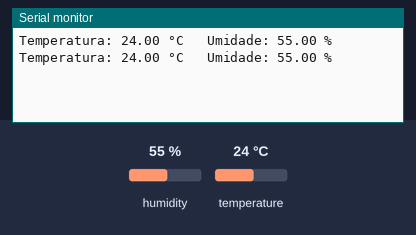
Simulated run of this sketch. Board: Arduino Uno, built with avr-gcc and run on an emulated ATmega328P. Shown: the last lines printed to the serial monitor. The inputs (shaded band) are chosen by the test bench; at power-on: humidity 55 %, temperature 24 °C.

Above: at 4.8 s.
4.9 s: humidity set to 22 %
At 6.6 s:
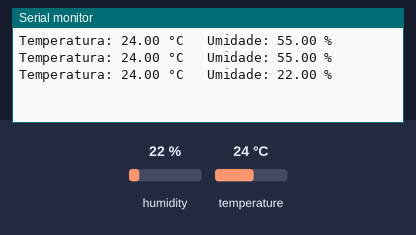
7.9 s: temperature set to 12 °C
At 9.0 s:
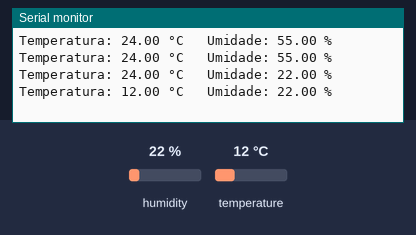
10.9 s: humidity set to 40 %
At 12.7 s:
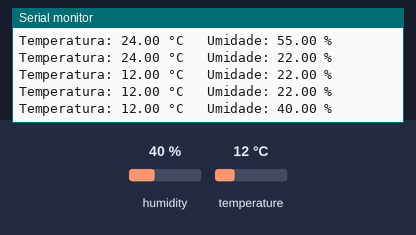
Timing chart, 0 to 14.2 s (numbered marks = the images above; inputs shaded):
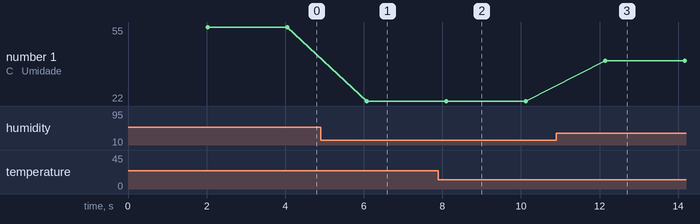

Measured:
- after the input at 4.9 s, the serial monitor: prints a new line after 1.2 s (image 1)
- after the input at 7.9 s, the serial monitor: prints a new line after 0.20 s (image 2)
- after the input at 10.9 s, the serial monitor: prints a new line after 1.2 s (image 3)
- plotted number 1: 55 → 22 after the input at 4.9 s, 22 → 40 after the input at 10.9 s

The sketch:

MedidorTemperaturaDHT11.ino
```cpp
/*
  Medidor de Temperatura DHT11:
    Composto por um componente medidor de umidade e
    um termistor NTC para temperatura, ambos conectados
    a um controloador de 8-bits.
    As leituras dos sensores são enviadas utilizando um
    único fio de barramento.

    Temperatura:
      O termistor é um semicondutor sensível à temperatura.
      Ele funciona como um resistor cuja resistência varia
      em função da temperatura.
      Pode ser NTC (Negative Temperature Coefficient) ou
      PTC (Positive Temperature Coefficient).

      NTC -> Resistência diminui com o aumento da temperatura.
      PTC -> Resistência aumenta com o aumento da temperatura.

    Umidade:
      Detecta vapor de água medindo a resistência elétrica
      entre dois eletrodos.

      Umidade relativa é a relação entre a quantidade de água
      existente no ar (umidade absoluta) e a quantidade máxima
      que poderia haver na mesma temperatura (ponto de saturação)

      No ponto de saturação, o vapor de água começa a condensar
      e se acumular sobre as superfícies.
      O ponto de saturação muda com a temperatura do ar.
      Ar frio pode conter menos vapor de água antes de saturar,
      enquando o Ar quente pode conter mais vapor de água.

      Uma umidade relativa mais elevada diminui a resistência
      entre os eletrodos, enquanto uma menor umidade relativa
      aumenta a resistência entre os eletrodos.

      O microcontrolador converte as medições de resistência
      em umidade relativa e unidades de temperatura.

    Hardware:
      A ordem dos terminais deve ser seguida
      sob a perspectiva da parte do componente com "buracos".
      Os terminais nesta ordem são:
        1. Energia (+) entre 3.5V - 5.5V
        2. Dados (Input para o Arduino)
        3. NC (Não Conectado) terminal não tem função, serve
        para fabricação padrão e/ou rigidez mecânica
        4. GROUND (GND) (-)

    Especificações:
      O sensor DHT11 tem um resolução baixa.

      Alimentação: 3.5 a 5.5 VDC
      Corrente: 200uA a 500mA
      Faixa de medição de umidade: 20 a 80% ± 5% UR
      Faixa de medição de temperatura: 0° a 50°C ± 2°C
*/

// https://github.com/adafruit/DHT-sensor-library
#include <DHT.h>

#define DHT_PIN 9

float temperatura;
float umidade;

DHT dht(DHT_PIN, DHT11); // Define o pino e o tipo de DHT

void setup() {
  Serial.begin(9600);

  dht.begin();
}

void loop() {
  delay(2000); // Atraso do sensor

  temperatura = dht.readTemperature();
  umidade = dht.readHumidity();

  if (isnan(umidade) || isnan(temperatura)) {
    Serial.println("Falha na leiutura do sensor DHT.");
  } else {
    Serial.print("Temperatura: ");
    Serial.print(temperatura);
    Serial.print(" °C ");

    Serial.print("\t");

    Serial.print("Umidade: ");
    Serial.print(umidade);
    Serial.print(" %\t");

    Serial.println();
  }

}
```
